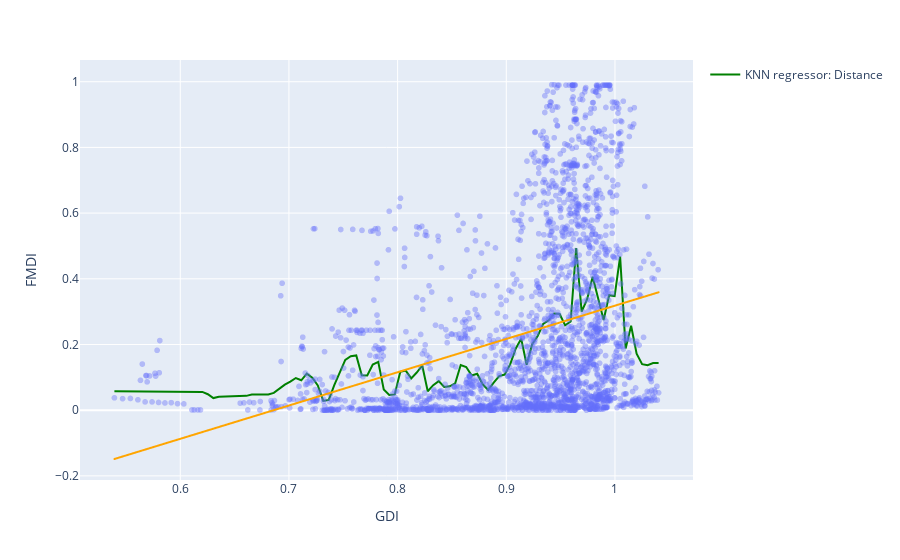

Notebook source saved alongside this figure:
### Markdown cell above
#### FMDI includes the size of the stock market and tells us how active the stock market of the country is

### Code cell
X=data.GDI
y=data.FMDI
X = X.values.reshape(-1, 1)
x_range = np.linspace(X.min(), X.max(), 100)
knn_dist = KNeighborsRegressor(30, weights='uniform')
knn_dist.fit(X,y)

y_dist = knn_dist.predict(x_range.reshape(-1, 1))
fig = px.scatter(
    data, x='GDI', y='FMDI', opacity=0.4,    trendline='ols', trendline_color_override='orange',labels={'trendline':'Linear Regression'}

 
)
fig.add_traces(go.Scatter(x=x_range, y=y_dist, name='KNN regressor: Distance',marker_color='green'))

fig.show()

### Figure 1 — Plotly figure (JSON) as saved in the notebook; plotly's stock layout.template omitted (floating-point values rounded to 4 significant figures; data arrays with more than 128 entries replaced by an {"elided": "..."} marker saying what was removed)
{"data": [{"hovertemplate": "GDI=%{x}<br>FMDI=%{y}<extra></extra>", "legendgroup": "", "marker": {"color": "#636efa", "opacity": 0.4, "symbol": "circle"}, "mode": "markers", "name": "", "showlegend": false, "type": "scattergl", "x": {"elided": "2520 float values"}, "xaxis": "x", "y": {"elided": "2520 float values"}, "yaxis": "y"}, {"hovertemplate": "<b>OLS trendline</b><br>FMDI = 1.01358 * GDI + -0.695358<br>R<sup>2</sup>=0.102368<br><br>GDI=%{x}<br>FMDI=%{y} <b>(trend)</b><extra></extra>", "legendgroup": "", "line": {"color": "orange"}, "marker": {"color": "#636efa", "symbol": "circle"}, "mode": "lines", "name": "", "showlegend": false, "type": "scattergl", "x": {"elided": "2520 float values"}, "xaxis": "x", "y": {"elided": "2520 float values"}, "yaxis": "y"}, {"marker": {"color": "green"}, "name": "KNN regressor: Distance", "type": "scatter", "x": [0.5394, 0.5444, 0.5495, 0.5546, 0.5596, 0.5647, 0.5697, 0.5748, 0.5799, 0.5849, 0.59, 0.595, 0.6001, 0.6051, 0.6102, 0.6153, 0.6203, 0.6254, 0.6304, 0.6355, 0.6406, 0.6456, 0.6507, 0.6557, 0.6608, 0.6658, 0.6709, 0.676, 0.681, 0.6861, 0.6911, 0.6962, 0.7012, 0.7063, 0.7114, 0.7164, 0.7215, 0.7265, 0.7316, 0.7367, 0.7417, 0.7468, 0.7518, 0.7569, 0.7619, 0.767, 0.7721, 0.7771, 0.7822, 0.7872, 0.7923, 0.7974, 0.8024, 0.8075, 0.8125, 0.8176, 0.8226, 0.8277, 0.8328, 0.8378, 0.8429, 0.8479, 0.853, 0.8581, 0.8631, 0.8682, 0.8732, 0.8783, 0.8833, 0.8884, 0.8935, 0.8985, 0.9036, 0.9086, 0.9137, 0.9188, 0.9238, 0.9289, 0.9339, 0.939, 0.944, 0.9491, 0.9542, 0.9592, 0.9643, 0.9693, 0.9744, 0.9795, 0.9845, 0.9896, 0.9946, 0.9997, 1.005, 1.01, 1.015, 1.02, 1.025, 1.03, 1.035, 1.04], "y": [0.05752, 0.05752, 0.05752, 0.05752, 0.05752, 0.05752, 0.05752, 0.05752, 0.05752, 0.05752, 0.05752, 0.05752, 0.05752, 0.05702, 0.05587, 0.05557, 0.05557, 0.04854, 0.03678, 0.04096, 0.04186, 0.04219, 0.04211, 0.04259, 0.04355, 0.04763, 0.04763, 0.04763, 0.04763, 0.05258, 0.065, 0.0777, 0.08685, 0.09787, 0.09105, 0.1114, 0.09863, 0.07548, 0.02829, 0.03112, 0.07651, 0.1128, 0.1533, 0.1643, 0.1666, 0.1066, 0.1056, 0.1391, 0.1469, 0.06273, 0.0463, 0.04802, 0.1165, 0.1204, 0.09683, 0.1146, 0.136, 0.05763, 0.07607, 0.08854, 0.0706, 0.07277, 0.08194, 0.1374, 0.1313, 0.1054, 0.111, 0.07871, 0.06171, 0.08399, 0.104, 0.1085, 0.1393, 0.1873, 0.2176, 0.1385, 0.2008, 0.2259, 0.2625, 0.2735, 0.294, 0.2927, 0.2583, 0.27, 0.4932, 0.3002, 0.338, 0.4059, 0.3355, 0.2744, 0.3501, 0.3473, 0.4677, 0.188, 0.2571, 0.1721, 0.1401, 0.137, 0.1434, 0.1434]}], "layout": {"legend": {"tracegroupgap": 0}, "margin": {"t": 60}, "xaxis": {"anchor": "y", "domain": [0, 1], "title": {"text": "GDI"}}, "yaxis": {"anchor": "x", "domain": [0, 1], "title": {"text": "FMDI"}}}}
